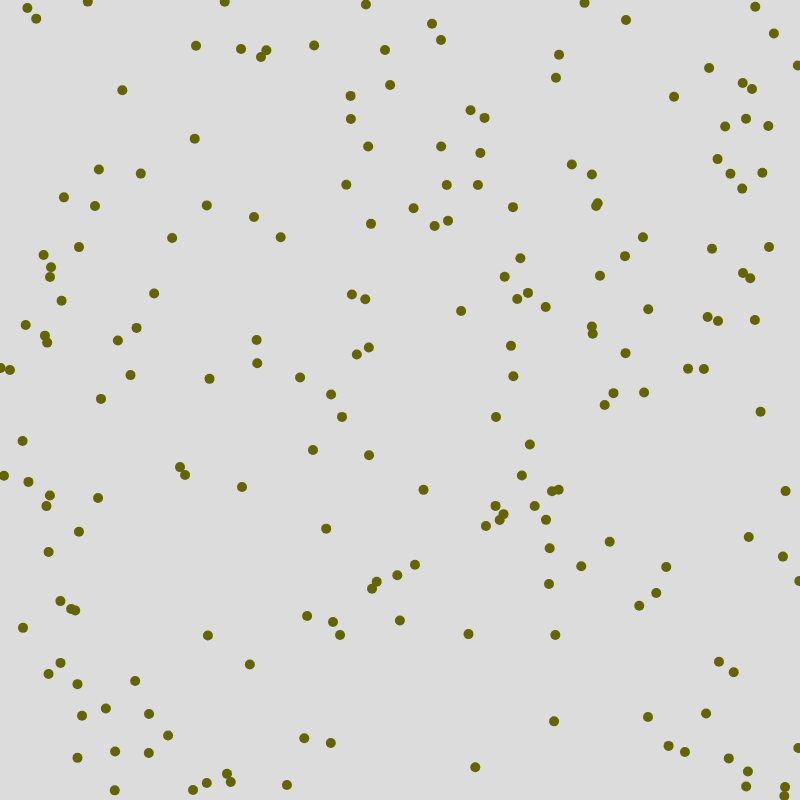
Frame 1 (no input)
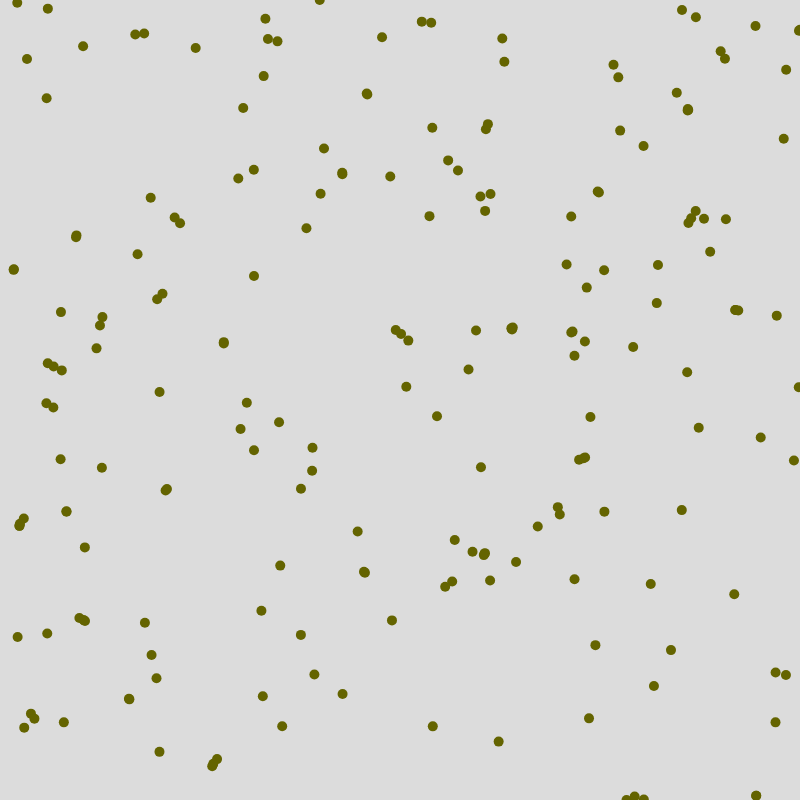
Frame 60 (no input)
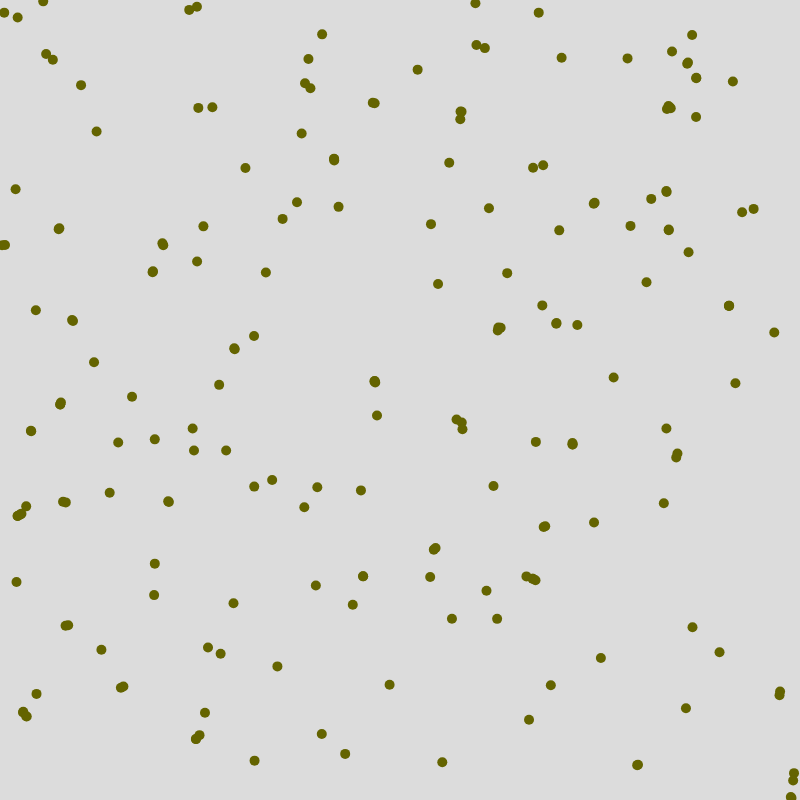
Frame 120 (the mouse pressed at the canvas centre since frame 60)

The p5.js sketch that drew these frames (run headless with seeded random() and noise() and a simulated clock; from frame 60 on, the mouse is pressed at the canvas centre):

// p5.js sketch
// ── sketch.js
let people = [];

function setup() {
  createCanvas(800, 800);
  for (let i = 0; i < 200; i++) {
    let person = new Person(floor(random(width)), floor(random(height)));
    people.push(person);
  }
}

function draw() {
  background(220);

  for (let person of people) {
    person.update(people);
    person.show();  
  }
}
// ── person.js
let personSize = 10;
let speed = 1;

class Person {

    constructor(x, y) {
        this.x = x;
        this.y = y;
        this.velocity = p5.Vector.random2D();
        this.velocity.setMag(speed);
    }

    update(people) {
        if (this.newVelocity) {
            this.velocity = this.newVelocity;
            this.newVelocity = null;
        }

        this.x += this.velocity.x;
        this.y += this.velocity.y;

        if(this.x < 0) {
            this.x = width;
        } else if(this.x > width) {
            this.x = 0;
        }

        if(this.y < 0) {
            this.y = height;
        } else if(this.y > height) {
            this.y = 0;
        }

        this.detectHit(people);
    }

    detectHit(people) {
        let ourPosition = createVector(this.x, this.y);
        for (let other of people) {
            if (other === this) continue;
            let distance = dist(this.x, this.y, other.x, other.y);

            if (distance <= personSize + 1) {
                let otherPosition = createVector(other.x, other.y);
                let distanceVector = p5.Vector.sub(otherPosition, ourPosition);

                let theta = distanceVector.heading();
                let sine = sin(theta);
                let cosine = cos(theta);

                this.newVelocity = createVector();
                this.newVelocity.x = cosine * distanceVector.x - sine * distanceVector.y;
                this.newVelocity.y = cosine * distanceVector.y + sine * distanceVector.x;
                this.newVelocity.setMag(speed);
            }
        }
    }

    show() {
        noStroke();
        fill(100, 100, 0);
        ellipse(this.x, this.y, personSize, personSize);
    }
}
